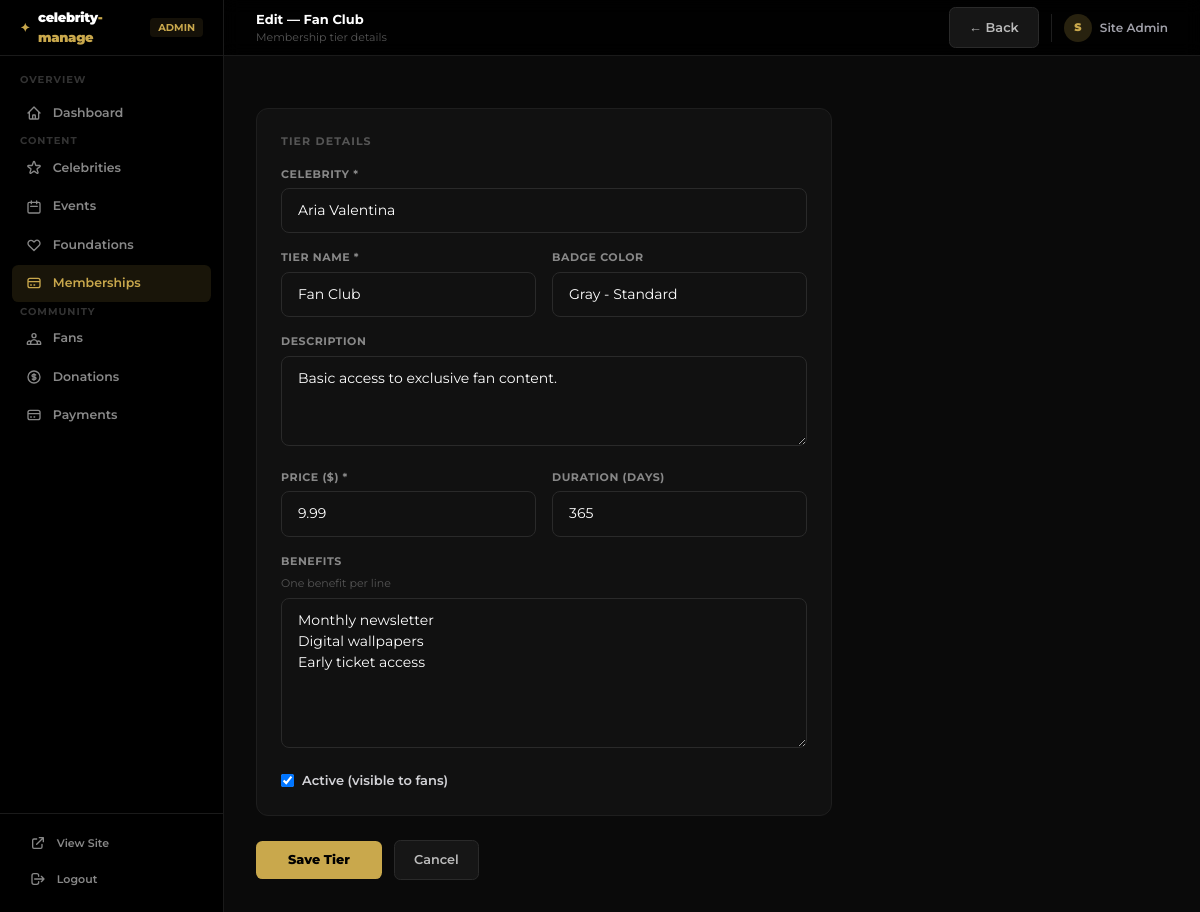
Screenshot of /manage/tiers/1/edit/ (signed in) with the database file from the repository.
### users/models.py (models this page shows, shortened)
class User(AbstractBaseUser, PermissionsMixin):
    email = models.EmailField(unique=True)
    name = models.CharField(max_length=150)
    country = models.CharField(max_length=100)
    avatar = models.ImageField(upload_to="avatars/", blank=True, null=True)
    is_active = models.BooleanField(default=True)
    is_staff = models.BooleanField(default=False)
    date_joined = models.DateTimeField(auto_now_add=True)
    USERNAME_FIELD = "email"
    REQUIRED_FIELDS = ["name", "country"]
    objects = UserManager()
    class Meta:
        db_table = "users"
        verbose_name = "Fan"
        verbose_name_plural = "Fans"

### memberships/models.py (models this page shows, shortened)
class MembershipTier(models.Model):
    BADGE_COLORS = [
        ("gray", "Gray - Standard"),
        ("blue", "Blue - Premium"),
        ("gold", "Gold - VIP"),
        ("platinum", "Platinum - Elite"),
    ]
    celebrity = models.ForeignKey(Celebrity, on_delete=models.CASCADE, related_name="membership_tiers")
    name = models.CharField(max_length=100)
    description = models.TextField()
    price = models.DecimalField(max_digits=10, decimal_places=2)
    duration_days = models.PositiveIntegerField(default=365, help_text="Membership duration in days")
    benefits = models.TextField(
        blank=True, help_text="One benefit per line, e.g. VIP Access\nNewsletter"
    )
    badge_color = models.CharField(max_length=20, choices=BADGE_COLORS, default="gray")
    is_active = models.BooleanField(default=True)
    created_at = models.DateTimeField(auto_now_add=True)
    class Meta:
        ordering = ["price"]

### celebrity_platform/panel_views.py (the view)
# urls.py: path("tiers/<int:pk>/edit/",          panel_tier_edit,          name="panel_tier_edit"),
@staff_member_required(login_url="/auth/login/")
def panel_tier_edit(request, pk):
    tier = get_object_or_404(MembershipTier, pk=pk)
    form = MembershipTierForm(request.POST or None, instance=tier)
    if request.method == "POST" and form.is_valid():
        form.save()
        messages.success(request, f"Tier '{tier.name}' updated.")
        return redirect("panel_tiers")
    return render(request, "panel/tier_form.html", {"form": form, "action": f"Edit — {tier.name}", "obj": tier})

### celebrity_platform/panel_forms.py
class MembershipTierForm(forms.ModelForm):
    class Meta:
        model = MembershipTier
        fields = ["celebrity", "name", "description", "price", "duration_days", "benefits", "badge_color", "is_active"]
        widgets = {
            "celebrity":    forms.Select(attrs=_W),
            "name":         forms.TextInput(attrs=_W),
            "description":  forms.Textarea(attrs={**_W, "rows": 3}),
            "price":        forms.NumberInput(attrs=_W),
            "duration_days": forms.NumberInput(attrs=_W),
            "benefits":     forms.Textarea(attrs={**_W, "rows": 6, "placeholder": "One benefit per line"}),
            "badge_color":  forms.Select(attrs=_W),
        }

### celebs/models.py (called while the page is built)
    def __str__(self):
        return self.name

### templates/panel/tier_form.html (shortened to what this page needs)
{% extends "panel/base.html" %}
{% block nav_tiers %}active{% endblock %}
{% block page_title %}{{ action }}{% endblock %}
{% block page_subtitle %}Membership tier details{% endblock %}
{% block header_actions %}
  <a href="{% url 'panel_tiers' %}" class="btn-ghost">← Back</a>
{% endblock %}
{% block content %}
<div class="max-w-xl">
  <form method="post" class="space-y-5">
    <div class="card p-6 space-y-4">
      <p class="text-[11px] font-bold text-[#555] uppercase tracking-widest">Tier Details</p>
      <div>
        <label class="block text-[11px] font-bold text-[#888] mb-1.5 uppercase tracking-wider">Celebrity *</label>
        {{ form.celebrity }}
      </div>
      <div class="grid grid-cols-2 gap-4">
        <div>
          <label class="block text-[11px] font-bold text-[#888] mb-1.5 uppercase tracking-wider">Tier Name *</label>
          {{ form.name }}
        </div>
        <div>
          <label class="block text-[11px] font-bold text-[#888] mb-1.5 uppercase tracking-wider">Badge Color</label>
          {{ form.badge_color }}
        </div>
      </div>
      <div>
        <label class="block text-[11px] font-bold text-[#888] mb-1.5 uppercase tracking-wider">Description</label>
        {{ form.description }}
      </div>
      <div class="grid grid-cols-2 gap-4">
        <div>
          <label class="block text-[11px] font-bold text-[#888] mb-1.5 uppercase tracking-wider">Price ($) *</label>
          {{ form.price }}
        </div>
        <div>
          <label class="block text-[11px] font-bold text-[#888] mb-1.5 uppercase tracking-wider">Duration (days)</label>
          {{ form.duration_days }}
        </div>
      </div>
      <div>
        <label class="block text-[11px] font-bold text-[#888] mb-1.5 uppercase tracking-wider">Benefits</label>
        <p class="text-[11px] text-[#555] mb-1.5">One benefit per line</p>
        {{ form.benefits }}
      </div>
      <label class="flex items-center gap-2 cursor-pointer text-[13px] font-semibold text-zinc-300">
        {{ form.is_active }} Active (visible to fans)
      </label>
    </div>
    <div class="flex items-center gap-3 pt-1">
      <button type="submit" class="btn-gold px-8">Save Tier</button>
      <a href="{% url 'panel_tiers' %}" class="btn-ghost">Cancel</a>
    </div>
  </form>
</div>
{% endblock %}

### templates/panel/base.html (shortened to what this page needs)
{% load static %}
<!DOCTYPE html>
<html lang="en">
<head>
  <script src="https://cdn.tailwindcss.com"></script>
</head>
<body class="font-sans text-white min-h-screen antialiased flex">
  <aside id="sidebar" class="fixed top-0 left-0 h-screen w-56 bg-black border-r border-[#1a1a1a] flex flex-col z-40 transition-transform duration-200">
    <div class="h-14 flex items-center px-5 border-b border-[#1a1a1a] shrink-0">
      <a href="{% url 'panel_dashboard' %}" class="flex items-center gap-2">
        <span class="text-[#C9A84C] font-black text-xs">✦</span>
        <span class="font-black text-[13px] tracking-tight">celebrity<span class="text-[#C9A84C]">-manage</span></span>
      </a>
      <span class="ml-auto text-[10px] font-bold text-[#C9A84C] bg-[#C9A84C]/10 px-2 py-0.5 rounded">ADMIN</span>
    </div>
    <nav class="flex-1 overflow-y-auto px-3 py-4 space-y-0.5">
      <p class="text-[10px] font-bold text-[#333] uppercase tracking-widest px-2 mb-2">Overview</p>
      <a href="{% url 'panel_dashboard' %}" class="nav-link {% block nav_dashboard %}{% endblock %}">
        <svg class="nav-icon" fill="none" stroke="currentColor" viewBox="0 0 24 24"><path stroke-linecap="round" stroke-linejoin="round" stroke-width="2" d="M3 12l2-2m0 0l7-7 7 7M5 10v10a1 1 0 001 1h3m10-11l2 2m-2-2v10a1 1 0 01-1 1h-3m-6 0a1 1 0 001-1v-4a1 1 0 011-1h2a1 1 0 011 1v4a1 1 0 001 1m-6 0h6"/></svg>
        Dashboard
      </a>
      <p class="text-[10px] font-bold text-[#333] uppercase tracking-widest px-2 mt-4 mb-2">Content</p>
      <a href="{% url 'panel_celebrities' %}" class="nav-link {% block nav_celebrities %}{% endblock %}">
        Celebrities
      </a>
      <a href="{% url 'panel_events' %}" class="nav-link {% block nav_events %}{% endblock %}">
        <svg class="nav-icon" fill="none" stroke="currentColor" viewBox="0 0 24 24"><path stroke-linecap="round" stroke-linejoin="round" stroke-width="2" d="M8 7V3m8 4V3m-9 8h10M5 21h14a2 2 0 002-2V7a2 2 0 00-2-2H5a2 2 0 00-2 2v12a2 2 0 002 2z"/></svg>
        Events
      </a>
      <a href="{% url 'panel_foundations' %}" class="nav-link {% block nav_foundations %}{% endblock %}">
        <svg class="nav-icon" fill="none" stroke="currentColor" viewBox="0 0 24 24"><path stroke-linecap="round" stroke-linejoin="round" stroke-width="2" d="M4.318 6.318a4.5 4.5 0 000 6.364L12 20.364l7.682-7.682a4.5 4.5 0 00-6.364-6.364L12 7.636l-1.318-1.318a4.5 4.5 0 00-6.364 0z"/></svg>
        Foundations
      </a>
      <a href="{% url 'panel_tiers' %}" class="nav-link {% block nav_tiers %}{% endblock %}">
        <svg class="nav-icon" fill="none" stroke="currentColor" viewBox="0 0 24 24"><path stroke-linecap="round" stroke-linejoin="round" stroke-width="2" d="M3 10h18M7 15h1m4 0h1m-7 4h12a3 3 0 003-3V8a3 3 0 00-3-3H6a3 3 0 00-3 3v8a3 3 0 003 3z"/></svg>
        Memberships
      </a>
      <p class="text-[10px] font-bold text-[#333] uppercase tracking-widest px-2 mt-4 mb-2">Community</p>
      <a href="{% url 'panel_fans' %}" class="nav-link {% block nav_fans %}{% endblock %}">
        Fans
      </a>
      <a href="{% url 'panel_donations' %}" class="nav-link {% block nav_donations %}{% endblock %}">
        Donations
      </a>
      <a href="{% url 'panel_payments' %}" class="nav-link {% block nav_payments %}{% endblock %}">
        <svg class="nav-icon" fill="none" stroke="currentColor" viewBox="0 0 24 24"><path stroke-linecap="round" stroke-linejoin="round" stroke-width="2" d="M3 10h18M7 15h1m4 0h1m-7 4h12a3 3 0 003-3V8a3 3 0 00-3-3H6a3 3 0 00-3 3v8a3 3 0 003 3z"/></svg>
        Payments
      </a>
    </nav>
    <div class="px-4 pb-4 border-t border-[#1a1a1a] pt-3 shrink-0">
      <a href="{% url 'home' %}" class="nav-link text-[11px]">
        <svg class="nav-icon" fill="none" stroke="currentColor" viewBox="0 0 24 24"><path stroke-linecap="round" stroke-linejoin="round" stroke-width="2" d="M10 6H6a2 2 0 00-2 2v10a2 2 0 002 2h10a2 2 0 002-2v-4M14 4h6m0 0v6m0-6L10 14"/></svg>
        View Site
      </a>
      <a href="{% url 'logout' %}" class="nav-link text-[11px] mt-0.5">
        <svg class="nav-icon" fill="none" stroke="currentColor" viewBox="0 0 24 24"><path stroke-linecap="round" stroke-linejoin="round" stroke-width="2" d="M17 16l4-4m0 0l-4-4m4 4H7m6 4v1a3 3 0 01-3 3H6a3 3 0 01-3-3V7a3 3 0 013-3h4a3 3 0 013 3v1"/></svg>
        Logout
      </a>
    </div>
  </aside>
  <div class="ml-56 flex-1 min-h-screen flex flex-col">
    <header class="h-14 bg-black/90 border-b border-[#1a1a1a] flex items-center justify-between px-8 sticky top-0 z-30 backdrop-blur">
      <div>
        <p class="text-[13px] font-bold text-white">{% block page_title %}Panel{% endblock %}</p>
        <p class="text-[11px] text-[#555]">{% block page_subtitle %}celebrity-manage admin{% endblock %}</p>
      </div>
      <div class="flex items-center gap-3">
        {% block header_actions %}{% endblock %}
        <div class="flex items-center gap-2 pl-3 border-l border-[#1e1e1e]">
          <div class="w-7 h-7 rounded-full bg-[#C9A84C]/20 flex items-center justify-center text-[11px] font-black text-[#C9A84C]">{{ user.name|first|upper }}</div>
          <span class="text-[12px] font-semibold text-zinc-400 max-w-[100px] truncate">{{ user.name }}</span>
        </div>
      </div>
    </header>
    <main class="flex-1 p-8">
      {% block content %}{% endblock %}
    </main>
  </div>
</body>
</html>

### rows the page displays
User: name|first "S", name "Site Admin"
MembershipTier: celebrity "Aria Valentina", name "Fan Club", badge_color "Gray - Standard", description "Basic access to exclusive fan content.", price "9.99", duration_days "365", benefits "Monthly newsletter Digital wallpapers Early ticket access", is_active "☑"

### other values shown
{{ action }} "Edit — Fan Club"
